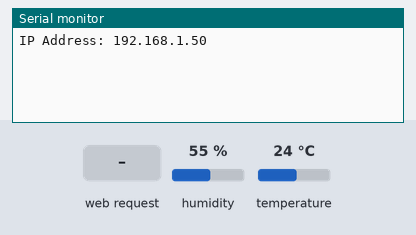
A sketch run on a simulated ESP8266 (NodeMCU). Parts: the last lines printed to the serial monitor. The inputs (shaded band) are chosen by the test bench; at power-on: humidity 55 %, temperature 24 °C. WiFi joins after 1.5 s; servers stay silent unless stated; not simulated (calls return 0 or success): ../keys.h.

Above: at 2.7 s.
2.8 s: HTTP request GET /temperature received
At 3.8 s:
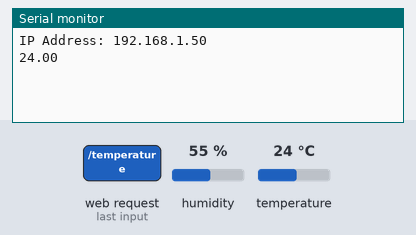
4.3 s: HTTP request GET /humidity received
At 4.8 s:
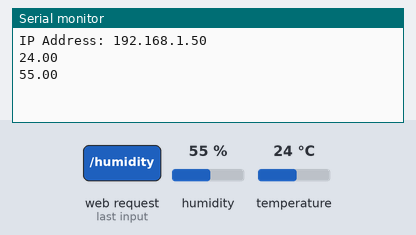

Measured:
- after the input at 2.8 s, the serial monitor: prints a new line at once (image 1)
- after the input at 4.3 s, the serial monitor: prints a new line at once (image 2)

The sketch:

AsyncServer.ino
```cpp
#include <Arduino.h>
#include "../keys.h"
#ifdef ESP32
#include <WiFi.h>
#include <AsyncTCP.h>
#elif defined(ESP8266)
#include <ESP8266WiFi.h>
#include <ESPAsyncTCP.h>
#endif
#include <ESPAsyncWebServer.h>
#include "DHT.h"

#define DHTPIN 4

#define DHTTYPE DHT22
DHT dht(DHTPIN, DHTTYPE);

AsyncWebServer server(80);
const char* ssid = WIFI_SSID;
const char* password = WIFI_PASS;


String readDHTTemperature() {
  float t = dht.readTemperature();  // Standard: Werte in Celsius
  // float t = dht.readTemperature(true); // Werte in Fahrenheit
  if (isnan(t)) {
    Serial.println("Failed to read from DHT sensor!");
    return "--";
  } else {
    Serial.println(t);
    return String(t);
  }
}
String readDHTHumidity() {
  float t = dht.readHumidity();  // Standard: Werte in Celsius
  // float t = dht.readTemperature(true); // Werte in Fahrenheit
  if (isnan(t)) {
    Serial.println("Failed to read from DHT sensor!");
    return "--";
  } else {
    Serial.println(t);
    return String(t);
  }
}

const char index_html[] PROGMEM = R"rawliteral(
<!DOCTYPE HTML><html>
<head>
  <meta name="viewport" content="width=device-width, initial-scale=1">
  <link rel="stylesheet"
  href="https://use.fontawesome.com/releases/v5.7.2/css/all.css"
  integrity="sha384-fnmOCqbTlWIlj8LyTjo7mOUStjsKC4pOpQbqyi7RrhN7udi9RwhKkMHpvLbHG9Sr"
  crossorigin="anonymous">
  <style>
    html {
      font-family: Arial;
      display: inline-block;
      margin: 0px auto;
      text-align: center;
    }
    h2 { font-size: 3.0rem; }
    p { font-size: 3.0rem; }
    .units { font-size: 1.2rem; }
    .dht-labels{
      font-size: 1.5rem;
      vertical-align:middle;
      padding-bottom: 15px;
    }
  </style>
</head>
<body>
  <h2>ESP32 DHT Server</h2>
  <p>
    <i class="fas fa-thermometer-half" style="color:#059e8a;"></i>
    <span class="dht-labels">Temperature</span>
    <span id="temperature">%TEMPERATURE%</span>
    <sup class="units">&deg;C</sup>
  </p>
  <p>
    <i class="fas fa-tint" style="color:#00add6;"></i>
    <span class="dht-labels">Humidity</span>
    <span id="humidity">%HUMIDITY%</span>
    <sup class="units">&percnt;</sup>
  </p>
</body>
<script>
setInterval(function ( ) {
  var xhttp = new XMLHttpRequest();
  xhttp.onreadystatechange = function() {
    if (this.readyState == 4 && this.status == 200) {
      document.getElementById("temperature").innerHTML = this.responseText;
    }
  };
  xhttp.open("GET", "/temperature", true);
  xhttp.send();
}, 10000 ) ;
setInterval(function ( ) {
  var xhttp = new XMLHttpRequest();
  xhttp.onreadystatechange = function() {
    if (this.readyState == 4 && this.status == 200) {
      document.getElementById("humidity").innerHTML = this.responseText;
    }
  };
  xhttp.open("GET", "/humidity", true);
  xhttp.send();
}, 10000 ) ;
</script>
</html>
)rawliteral";

String processor(const String& var) {
  //Serial.println(var);
  if (var == "TEMPERATURE") {
    return readDHTTemperature();
  } else if (var == "HUMIDITY") {
    return readDHTHumidity();
  }
  return String();
}

void notFound(AsyncWebServerRequest *request) {
  request->send(404, "text/plain", "Not found");
}
void setup() {
  Serial.begin(115200);
  WiFi.mode(WIFI_STA);
  WiFi.begin(ssid, password);
  if (WiFi.waitForConnectResult() != WL_CONNECTED) {
    Serial.printf("WiFi Failed!\n");
    return;
  }
  Serial.print("IP Address: ");
  Serial.println(WiFi.localIP());
  server.on("/", HTTP_GET, [](AsyncWebServerRequest *request) {
    request->send_P(200, "text/html", index_html, processor);
  });
  server.on("/temperature", HTTP_GET, [](AsyncWebServerRequest *request) {
    request->send_P(200, "text/plain", readDHTTemperature().c_str());
  });
  server.on("/humidity", HTTP_GET, [](AsyncWebServerRequest *request) {
    request->send_P(200, "text/plain", readDHTHumidity().c_str());
  });
  server.onNotFound(notFound);
  server.begin();
  dht.begin();
}

void loop() {
/*  delay(5000);
  float h = dht.readHumidity();
  float t = dht.readTemperature();
  if (isnan(h) || isnan(t)) {
    Serial.println("Fehler beim Auslesen des Sensors");
    return;
  }
  Serial.println("______________________________________________________");
  Serial.println("Luftfeuchtigkeit: ");
  Serial.print(h);
  Serial.print(" %\t");
  Serial.print("Temperatur: ");
  Serial.print(t);
  Serial.println(" \xe2\x84\x83"); // UTF Code for Grad Celsius
  Serial.println("______________________________________________________");
  Serial.println("  ");*/
}
```
